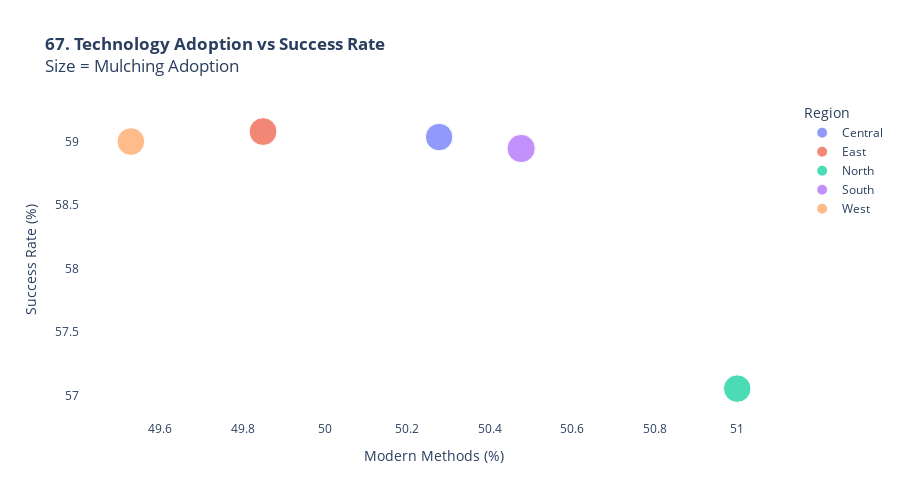

The code cell stored with this chart in its notebook:
### Markdown cell above
### *67. Training Impact Assessment*

### Code cell
print("\n67. Training Impact...")

# Simulate training impact (modern methods as proxy)
training_impact = df.groupby("Region", observed=False).agg(
    Modern_Irrigation=("Irrigation_Type", lambda x: x.isin(["Drip", "Sprinkler"]).mean() * 100),
    Mulching_Used=("Mulching_Used", lambda x: (x == "Yes").mean() * 100),
    Success_Rate=("Irrigation_Need", lambda x: (x == "Low").mean() * 100),
).reset_index()


fig67 = px.scatter(training_impact, x='Modern_Irrigation', y='Success_Rate',
                   color='Region', size='Mulching_Used',
                   title='<b>67. Technology Adoption vs Success Rate</b><br>Size = Mulching Adoption',
                   labels={'Modern_Irrigation': 'Modern Methods (%)', 
                          'Success_Rate': 'Success Rate (%)'})

fig67.update_layout(height=500, plot_bgcolor='white')
fig67.show()

### Figure 1 — Plotly figure (JSON) as saved in the notebook; plotly's stock layout.template omitted (floating-point values rounded to 4 significant figures)
{"data": [{"hovertemplate": "Region=Central<br>Modern Methods (%)=%{x}<br>Success Rate (%)=%{y}<br>Mulching_Used=%{marker.size}<extra></extra>", "legendgroup": "Central", "marker": {"color": "#636efa", "size": [48.77], "sizemode": "area", "sizeref": 0.1293, "symbol": "circle"}, "mode": "markers", "name": "Central", "orientation": "v", "showlegend": true, "type": "scatter", "x": [50.28], "xaxis": "x", "y": [59.03], "yaxis": "y"}, {"hovertemplate": "Region=East<br>Modern Methods (%)=%{x}<br>Success Rate (%)=%{y}<br>Mulching_Used=%{marker.size}<extra></extra>", "legendgroup": "East", "marker": {"color": "#EF553B", "size": [50.05], "sizemode": "area", "sizeref": 0.1293, "symbol": "circle"}, "mode": "markers", "name": "East", "orientation": "v", "showlegend": true, "type": "scatter", "x": [49.85], "xaxis": "x", "y": [59.08], "yaxis": "y"}, {"hovertemplate": "Region=North<br>Modern Methods (%)=%{x}<br>Success Rate (%)=%{y}<br>Mulching_Used=%{marker.size}<extra></extra>", "legendgroup": "North", "marker": {"color": "#00cc96", "size": [48.95], "sizemode": "area", "sizeref": 0.1293, "symbol": "circle"}, "mode": "markers", "name": "North", "orientation": "v", "showlegend": true, "type": "scatter", "x": [51.0], "xaxis": "x", "y": [57.05], "yaxis": "y"}, {"hovertemplate": "Region=South<br>Modern Methods (%)=%{x}<br>Success Rate (%)=%{y}<br>Mulching_Used=%{marker.size}<extra></extra>", "legendgroup": "South", "marker": {"color": "#ab63fa", "size": [51.71], "sizemode": "area", "sizeref": 0.1293, "symbol": "circle"}, "mode": "markers", "name": "South", "orientation": "v", "showlegend": true, "type": "scatter", "x": [50.48], "xaxis": "x", "y": [58.94], "yaxis": "y"}, {"hovertemplate": "Region=West<br>Modern Methods (%)=%{x}<br>Success Rate (%)=%{y}<br>Mulching_Used=%{marker.size}<extra></extra>", "legendgroup": "West", "marker": {"color": "#FFA15A", "size": [49.73], "sizemode": "area", "sizeref": 0.1293, "symbol": "circle"}, "mode": "markers", "name": "West", "orientation": "v", "showlegend": true, "type": "scatter", "x": [49.53], "xaxis": "x", "y": [59.0], "yaxis": "y"}], "layout": {"height": 500, "legend": {"itemsizing": "constant", "title": {"text": "Region"}, "tracegroupgap": 0}, "plot_bgcolor": "white", "title": {"text": "<b>67. Technology Adoption vs Success Rate</b><br>Size = Mulching Adoption"}, "xaxis": {"anchor": "y", "domain": [0, 1], "title": {"text": "Modern Methods (%)"}}, "yaxis": {"anchor": "x", "domain": [0, 1], "title": {"text": "Success Rate (%)"}}}}
